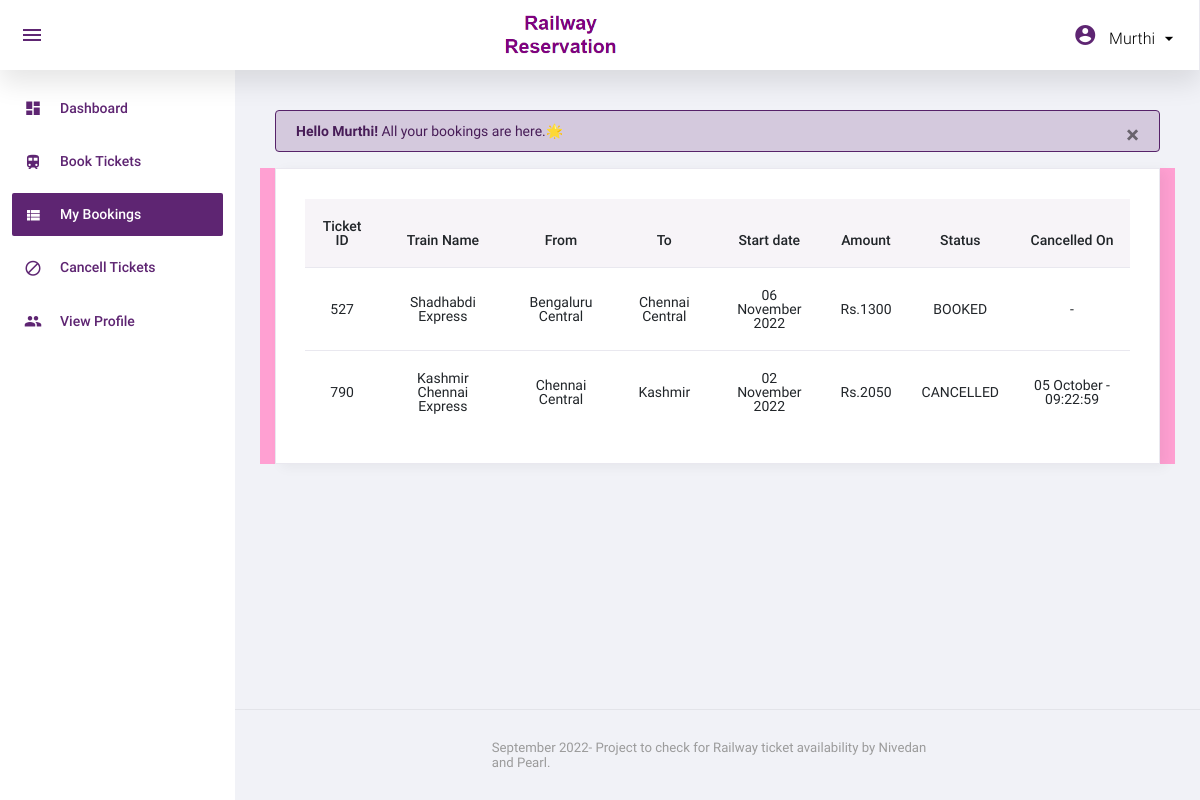
/myBooking.php (signed in), run on the app's committed database.
### tables this page shows
CREATE TABLE `ticket_passenger` (
  `ticket_id` int(11) NOT NULL,
  `no_of_passenger` int(10) NOT NULL
);

CREATE TABLE `ticket_details` (
  `ticket_id` int(11) NOT NULL,
  `train_no` varchar(10) NOT NULL,
  `dept_date` date NOT NULL,
  `coach_type` varchar(10) NOT NULL,
  `user_id` varchar(10) NOT NULL,
  `status` int(11) NOT NULL
);

CREATE TABLE `train_info` (
  `train_no` varchar(10) NOT NULL,
  `tname` varchar(55) NOT NULL
);

CREATE TABLE `station` (
  `station_id` varchar(10) NOT NULL,
  `sname` varchar(35) NOT NULL
);

CREATE TABLE `ticket_amount` (
  `ticket_id` int(11) NOT NULL,
  `total_amount` int(11) NOT NULL
);

CREATE TABLE `cancel_details` (
  `ticket_id` varchar(10) NOT NULL,
  `cancel_date` varchar(10) NOT NULL,
  `cancel_time` varchar(10) NOT NULL
);

### myBooking.php (the view, shortened to what this page needs)
<?php
    include ('nav.php');
    $user_id = $_SESSION['user_id'];
    $sql = " SELECT ticket_details.ticket_id AS ticket_id,
            train_info.tname AS t_name,
            ticket_details.dept_date AS dept_date,
            ticket_amount.total_amount AS total,
            train_details.start AS start,
            train_details.end AS end,
            ticket_passenger.no_of_passenger AS no_of_pass,
            train_date.arrTime AS arr_time,
            train_date.depTime AS dep_time,
            ticket_details.status AS status
            FROM ticket_passenger, ticket_amount, ticket_details, train_date , train_info, train_details
            WHERE ticket_passenger.ticket_id = ticket_details.ticket_id
            AND ticket_details.ticket_id = ticket_amount.ticket_id
            AND train_date.train_no = ticket_details.train_no
            AND ticket_details.dept_date = train_date.depDate
            AND train_info.tname = train_details.tname
            AND train_info.train_no = ticket_details.train_no
            AND ticket_details.user_id = '$user_id' ";
    $result = mysqli_query($con,$sql);
    $row = mysqli_num_rows($result);
?>
<div class="alert alert-primary " role="alert">
  <strong>Hello <?php echo $_SESSION['USER']?>!</strong> All your bookings are here.🌟
  <button type="button" class="close" data-dismiss="alert">
    <span>&times;</span>
  </button>
</div>
<div class="row">
  <div class="col-12 grid-margin stretch-card" style="background-color: #ffa0d2!important;">
    <div class="card">
      <div class="card-body">
        <div class="row">
          <div class="col-12">
            <div class="table-responsive">
              <table class="table text-center">
                <thead>
                  <tr>
                    <th>Ticket ID</th>
                    <th>Train Name</th>
                    <th>From </th>
                    <th>To </th>
                    <th>Start date</th>
                    <th>Amount</th>
                    <th>Status</th>
                    <th>Cancelled On</th>
                  </tr>
                </thead>
                <tbody>
                  <?php
                        if( $row > 0 ){
                            while( $data = mysqli_fetch_assoc($result) ){
                                $ticket_id = $data['ticket_id'];
                                $t_name = $data['t_name'];
                                $dept_date = $data['dept_date'];
                                $total = $data['total'];
                                $start = $data['start'];
                                $end = $data['end'];
                                $status = $data['status'];
                                $fromquery = " SELECT sname FROM station WHERE station_id = '$start' ";
                                $toquery = " SELECT sname FROM station WHERE station_id = '$end' ";
                                $fromres = mysqli_query($con,$fromquery);
                                $tores = mysqli_query($con,$toquery);
                                $fromdata = mysqli_fetch_assoc($fromres);
                                $todata = mysqli_fetch_assoc($tores);
                                $start = $fromdata['sname'];
                                $end = $todata['sname'];
                    ?>
                    <tr>
                        <td><?php echo $ticket_id; ?></td>
                        <td><?php echo $t_name; ?></td>
                        <td><?php echo $start; ?></td>
                        <td><?php echo $end; ?></td>
                        <td><?php echo date("d F Y",strtotime($dept_date)); ?></td>
                        <td><?php echo "Rs.$total"; ?></td>
                        <td><?php if ( $status != 0 ){
                            echo "BOOKED";
                        }else{
                            echo "CANCELLED";
                        }
                         ?></td>
                        <td><?php if ( $status != 0 ){
                            echo "-";
                        }else{
                            $sqlquery = " SELECT cancel_date, cancel_time FROM cancel_details WHERE ticket_id = '$ticket_id' ";
                            $resultquery = mysqli_query($con,$sqlquery);
                            $information = mysqli_fetch_assoc($resultquery);
                            echo $information['cancel_date']." - ".$information['cancel_time'];
                        }
                         ?></td>
                    </tr><?php
                            }
                        }else{
                            ?>
                  <tr>
                    <td colspan="8" class="text-center"><strong>No Details Found</strong></td>
                  </tr><?php
                        }
                  ?>
                </tbody>
              </table>
            </div>
          </div>
        </div>
      </div>
    </div>
  </div>
</div>
<?php
    include ('footer.php');
?>

### nav.php (shortened to what this page needs)
<!DOCTYPE html>
<html lang="en">
<head>
  <link rel="stylesheet" href="assets/css/materialdesignicons.min.css">
  <link rel="stylesheet" href="assets/css/dataTables.bootstrap4.css">
  <link rel="stylesheet" href="assets/css/vendor.bundle.base.css">
  <link rel="stylesheet" href="assets/css/bootstrap-datepicker.min.css">
  <link rel="stylesheet" href="assets/css/style.css">
</head>
<body class="sidebar-light">
  <div class="container-scroller">
    <nav class="navbar col-lg-12 col-12 p-0 fixed-top d-flex flex-row">
      <div class="navbar-menu-wrapper d-flex align-items-stretch justify-content-between">
        <ul class="navbar-nav mr-lg-2 d-none d-lg-flex">
          <li class="nav-item nav-toggler-item">
            <button class="navbar-toggler align-self-center" type="button" data-toggle="minimize">
              <span class="mdi mdi-menu"></span>
            </button>
          </li>
        </ul>
        <div class="text-center navbar-brand-wrapper d-flex align-items-center justify-content-center">
          <a class="navbar-brand brand-logo" href="index.php"><img src="assets/images/logo2.png" alt="logo"/></a>
        </div>
        <ul class="navbar-nav navbar-nav-right">
          <li class="nav-item nav-profile dropdown">
            <a class="nav-link dropdown-toggle" href="#" data-toggle="dropdown" id="profileDropdown">
              <span class="mdi mdi-account-circle mdi-24px"></span>
              <span class="nav-profile-name"><?php echo  $_SESSION['USER'] ?></span>
            </a>
          </li>
        </ul>
      </div>
    </nav>
    <div class="container-fluid page-body-wrapper">
      <nav class="sidebar sidebar-offcanvas" id="sidebar">
        <ul class="nav">
          <li class="nav-item">
            <a class="nav-link" href="index.php">
              <i class="mdi mdi-view-dashboard menu-icon"></i>
              <span class="menu-title">Dashboard</span>
            </a>
          </li>
          <li class="nav-item">
            <a class="nav-link" href="bookTicket.php">
              <i class="mdi mdi-train menu-icon"></i>
              <span class="menu-title">Book Tickets</span>
            </a>
          </li>
          <li class="nav-item">
            <a class="nav-link" href="myBooking.php">
              <i class="mdi mdi-view-list menu-icon"></i>
              <span class="menu-title">My Bookings</span>
            </a>
          </li>
          <li class="nav-item">
            <a class="nav-link" href="cancelTicket.php">
              <i class="mdi mdi-cancel menu-icon"></i>
              <span class="menu-title">Cancell Tickets</span>
            </a>
          </li>
          <li class="nav-item">
            <a class="nav-link" href="viewProfile.php">
              <i class="mdi mdi-account-multiple menu-icon"></i>
              <span class="menu-title">View Profile</span>
            </a>
          </li>
        </ul>
      </nav>
      <div class="main-panel">
        <div class="content-wrapper">

### footer.php (shortened to what this page needs)
</div>
<footer class="footer">
  <div class="row d-flex justify-content-center align-items-center">
    <div class="col-6">
      <div class="d-sm-flex justify-content-center align-items-center justify-content-sm-between">
        <span class="text-muted text-center text-sm-left d-block d-sm-inline-block">September 2022- Project to check for Railway ticket availability by Nivedan and Pearl.</span>
      </div>
    </div>
  </div>
</footer>
</div>
</div>
</div>
</body>
</html>

### data on the page
ticket_passenger: ticket_details.ticket_id "527", train_info.tname "Shadhabdi Express", station.sname "Bengaluru Central", station.sname "Chennai Central", ticket_details.dept_date "06 November 2022", ticket_amount.total_amount "1300", shows "BOOKED"
ticket_passenger: ticket_details.ticket_id "790", train_info.tname "Kashmir Chennai Express", station.sname "Chennai Central", station.sname "Kashmir", ticket_details.dept_date "02 November 2022", ticket_amount.total_amount "2050", shows "CANCELLED", cancel_details.cancel_date "05 October", cancel_details.cancel_time "09:22:59"

### other printed values
$_SESSION['USER'] "Murthi"
